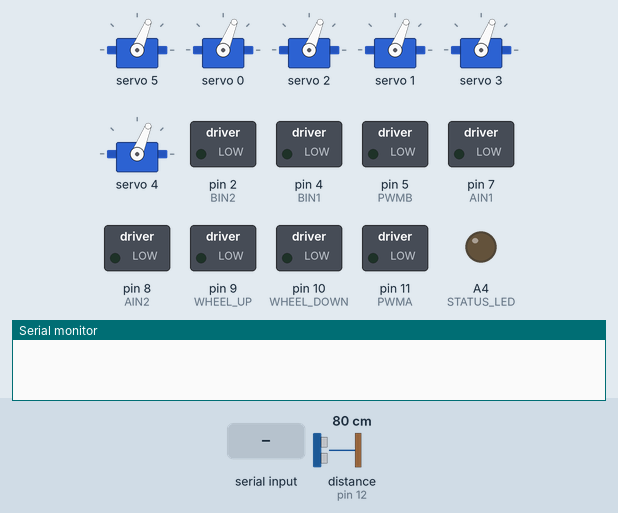
This sketch was run on a simulated Arduino Uno, built with avr-gcc and run on an emulated ATmega328P. Shown: 6 × servo, switched loads named in the sketch (green lamp = pin HIGH), output pins drawn as LEDs (lit = HIGH), the last lines printed to the serial monitor. Wiring (inferred from the names in the program): ultrasonic range finder: trigger pin 13; echo pin 12. The test bench sets the inputs (shaded band); at power-on: distance to the obstacle (sensor on pin 12) 80 cm. The echo pulse lasts 58.3 µs per cm; the audio player accepts every command and is not drawn; pins used as bus, display or sensor lines are not drawn.

Above: at 3.2 s.
3.3 s: "MOVE_FWD\n" received over the second serial link
At 5.9 s:
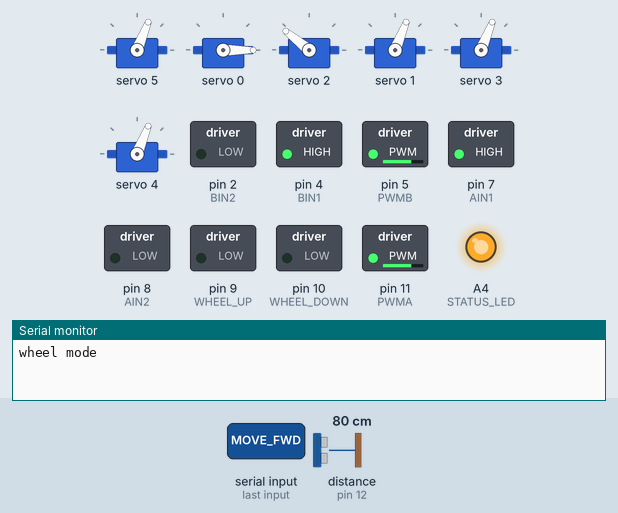
6.3 s: distance to the obstacle (sensor on pin 12) set to 33 cm
7.8 s: distance to the obstacle (sensor on pin 12) set to 27 cm
At 8.27 s:
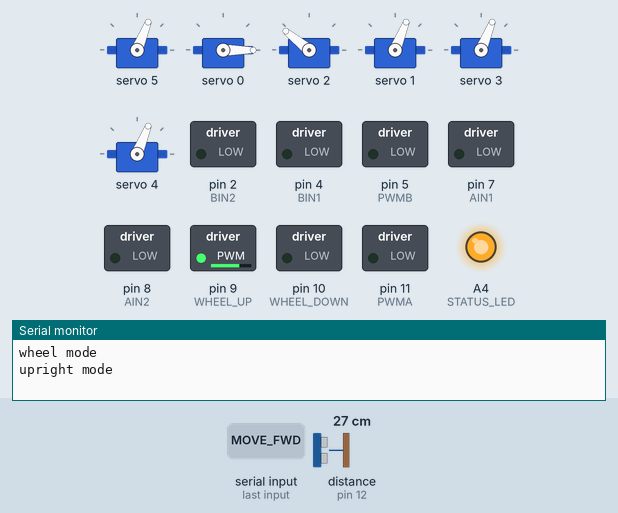
10.8 s: "MOVE_BWD\n" received over the second serial link
At 11.91 s:
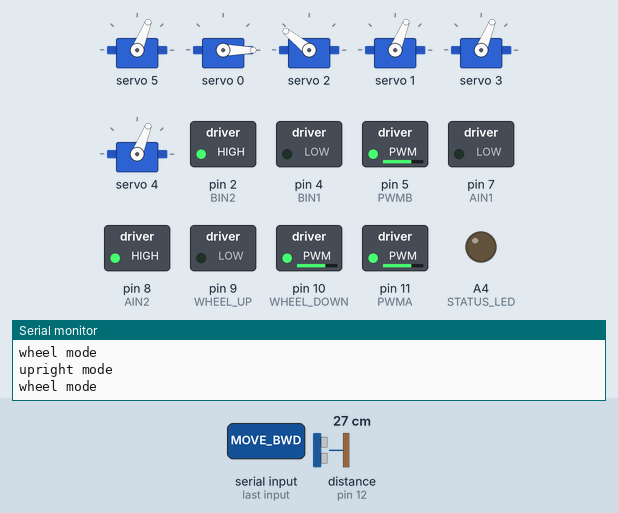
13.8 s: "TURN_LEFT\n" received over the second serial link
At 14.91 s:
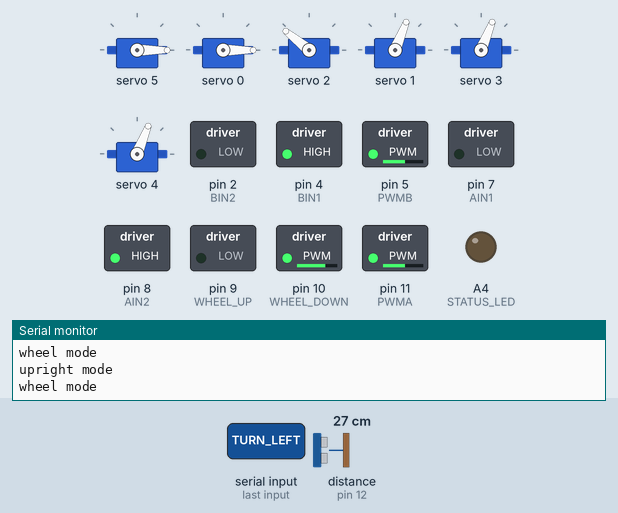
16.8 s: "TURN_RIGHT\n" received over the second serial link
At 17.91 s:
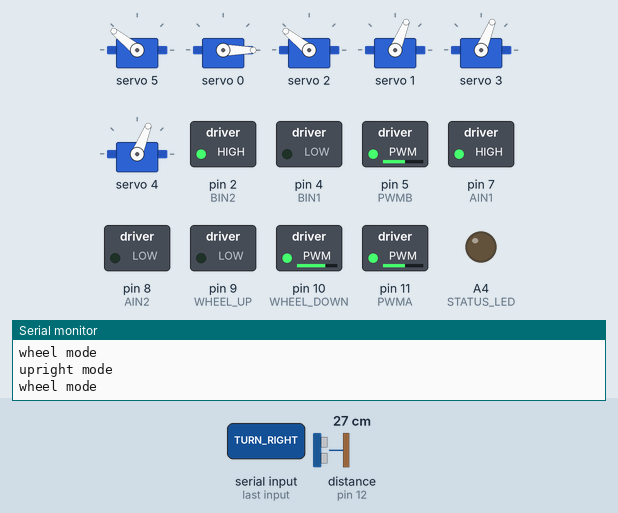
Timing chart, 0 to 20.8 s (numbered marks = the images above; inputs shaded):
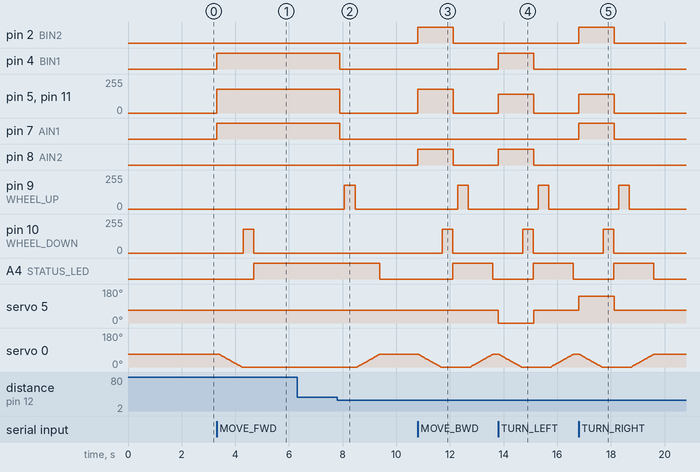

The sketch:

chopper_arduino.ino
```cpp
// chopper C1-10P main code
// yahboom roboduino + arduino UNO
// esp32 sends commands over serial, this board runs everything else

#include <Wire.h>
#include <SoftwareSerial.h>
#include <Adafruit_PWMServoDriver.h>
#include <DFRobotDFPlayerMini.h>

Adafruit_PWMServoDriver pwm = Adafruit_PWMServoDriver(0x40);

SoftwareSerial espSerial(A0, A3);
SoftwareSerial dfSerial(A2, 6);  // 1k resistor on pin 6 -> dfplayer RX
DFRobotDFPlayerMini dfPlayer;

// servos go through PCA9685 (not Servo.h) - see chopper_yahboom_ports.txt
#define S1_LEFT_LEG    0
#define S2_LEFT_FOOT   1
#define S3_RIGHT_LEG   2   // mirrored on right side
#define S4_RIGHT_FOOT  3
#define SERVO_C_HEAD   4   // head pan
#define SERVO_D_STEER  5   // center wheel steering

// M3 leg lift - ch 10/11 confirmed from bench test
#define M3_UP    10
#define M3_DOWN  11

// track motors (built into roboduino)
#define AIN1  7
#define AIN2  8
#define PWMA  11
#define BIN1  4
#define BIN2  2
#define PWMB  5

// center wheel up/down (L9110S)
#define WHEEL_UP    9
#define WHEEL_DOWN  10

#define TRIG  13
#define ECHO  12
#define STATUS_LED  A4

// angles - adjust once its built
#define LEG_UPRIGHT   90
#define LEG_FOLDED     0
#define FOOT_LEVEL    90
#define HEAD_CENTER   90
#define HEAD_MIN      45
#define HEAD_MAX     135
#define HEAD_STEP      3
#define STEER_CENTER  90
#define STEER_LEFT     0
#define STEER_RIGHT  180

#define DRIVE_SPEED   180
#define TURN_SPEED    140
#define SLOW_SPEED    100
#define WHEEL_THRESH   80
#define STOP_THRESH    60

#define STOP_WAIT     3000
#define LEG_SWEEP      700
#define WHEEL_MOVE     400
#define SONAR_CHECK    100
#define OBSTACLE_CM     30
#define SOUND_WAIT    3000

enum Mode { UPRIGHT, WHEEL };
Mode mode = UPRIGHT;
int speed = 0;
int headAngle = 90;

unsigned long stoppedAt = 0;
unsigned long lastSonar = 0;
unsigned long lastSound[7] = {0};
bool audioOk = false;


// yahboom servo formula from their example code
void setServo(int ch, int deg) {
  deg = constrain(deg, 0, 180);
  long us = (deg * 1800 / 180) + 600;
  pwm.setPWM(ch, 0, us * 4096 / 20000);
}

void setLegs(int angle) {
  setServo(S1_LEFT_LEG, angle);
  setServo(S3_RIGHT_LEG, 180 - angle);  // right leg mounted backwards
}

void setFeetLevel() {
  setServo(S2_LEFT_FOOT, FOOT_LEVEL);
  setServo(S4_RIGHT_FOOT, 180 - FOOT_LEVEL);
}

void setHead(int angle) {
  headAngle = constrain(angle, HEAD_MIN, HEAD_MAX);
  setServo(SERVO_C_HEAD, headAngle);
}

void setSteer(int angle) {
  setServo(SERVO_D_STEER, constrain(angle, 0, 180));
}

// move legs slowly from one angle to another
void sweepLegs(int from, int to, int ms) {
  int steps = abs(to - from);
  if (steps == 0) return;
  int wait = ms / steps;
  int dir = (to > from) ? 1 : -1;
  for (int a = from; a != to; a += dir) {
    setLegs(a);
    setFeetLevel();
    delay(wait);
  }
  setLegs(to);
  setFeetLevel();
}


void wheelRetract() {
  analogWrite(WHEEL_UP, 180);
  digitalWrite(WHEEL_DOWN, LOW);
  delay(WHEEL_MOVE);
  digitalWrite(WHEEL_UP, LOW);
  digitalWrite(WHEEL_DOWN, LOW);
}

void wheelDeploy() {
  digitalWrite(WHEEL_UP, LOW);
  analogWrite(WHEEL_DOWN, 180);
  delay(WHEEL_MOVE);
  digitalWrite(WHEEL_UP, LOW);
  digitalWrite(WHEEL_DOWN, LOW);
}


void leftTrack(int s) {
  if (s > 0) {
    digitalWrite(AIN1, HIGH); digitalWrite(AIN2, LOW);
    analogWrite(PWMA, s);
  } else if (s < 0) {
    digitalWrite(AIN1, LOW); digitalWrite(AIN2, HIGH);
    analogWrite(PWMA, -s);
  } else {
    digitalWrite(AIN1, LOW); digitalWrite(AIN2, LOW);
    analogWrite(PWMA, 0);
  }
}

void rightTrack(int s) {
  if (s > 0) {
    digitalWrite(BIN1, HIGH); digitalWrite(BIN2, LOW);
    analogWrite(PWMB, s);
  } else if (s < 0) {
    digitalWrite(BIN1, LOW); digitalWrite(BIN2, HIGH);
    analogWrite(PWMB, -s);
  } else {
    digitalWrite(BIN1, LOW); digitalWrite(BIN2, LOW);
    analogWrite(PWMB, 0);
  }
}

void goForward(int s) {
  speed = s;
  setSteer(STEER_CENTER);
  leftTrack(s);
  rightTrack(s);
}

void goBack(int s) {
  speed = s;
  setSteer(STEER_CENTER);
  leftTrack(-s);
  rightTrack(-s);
}

void stopDrive() {
  speed = 0;
  setSteer(STEER_CENTER);
  leftTrack(0);
  rightTrack(0);
}

void turnLeft(int s) {
  speed = s;
  setSteer(STEER_LEFT);
  leftTrack(-s);
  rightTrack(s);
}

void turnRight(int s) {
  speed = s;
  setSteer(STEER_RIGHT);
  leftTrack(s);
  rightTrack(-s);
}


void setLed(bool on) {
  digitalWrite(STATUS_LED, on ? HIGH : LOW);
}


void playSound(int track) {
  if (!audioOk || track < 1 || track > 6) return;
  if (millis() - lastSound[track] < SOUND_WAIT) return;
  lastSound[track] = millis();
  dfSerial.listen();
  dfPlayer.play(track);
  delay(50);
  espSerial.listen();  // switch back so we dont miss esp commands
}


long readSonar() {
  digitalWrite(TRIG, LOW);
  delayMicroseconds(2);
  digitalWrite(TRIG, HIGH);
  delayMicroseconds(10);
  digitalWrite(TRIG, LOW);
  long t = pulseIn(ECHO, HIGH, 30000);
  if (t == 0) return 999;
  return t / 58;
}


void goWheelMode() {
  Serial.println("wheel mode");
  playSound(6);
  sweepLegs(LEG_UPRIGHT, LEG_FOLDED, LEG_SWEEP);
  wheelDeploy();
  mode = WHEEL;
  stoppedAt = millis();
  setLed(true);
}

void goUprightMode() {
  Serial.println("upright mode");
  playSound(6);
  stopDrive();
  wheelRetract();
  sweepLegs(LEG_FOLDED, LEG_UPRIGHT, LEG_SWEEP);
  mode = UPRIGHT;
  stoppedAt = millis();
  setLed(false);
}


void handleCommand(String cmd) {
  cmd.trim();
  if (cmd.length() == 0) return;

  if (cmd == "MOVE_FWD")        goForward(DRIVE_SPEED);
  else if (cmd == "MOVE_BWD")   goBack(DRIVE_SPEED);
  else if (cmd == "MOVE_STOP")  stopDrive();
  else if (cmd == "TURN_LEFT")  turnLeft(TURN_SPEED);
  else if (cmd == "TURN_RIGHT") turnRight(TURN_SPEED);
  else if (cmd == "MOVE_SLOW")  goForward(SLOW_SPEED);

  else if (cmd == "FACE_LEFT")   setHead(headAngle - HEAD_STEP);
  else if (cmd == "FACE_RIGHT")  setHead(headAngle + HEAD_STEP);
  else if (cmd == "FACE_CENTER") setHead(HEAD_CENTER);
  else if (cmd == "FACE_FOUND")  playSound(3);
  else if (cmd == "FACE_LOST")   setHead(HEAD_CENTER);

  else if (cmd.startsWith("PLAY_")) {
    playSound(cmd.substring(5).toInt());
  }
}


void setup() {
  Serial.begin(9600);

  pinMode(AIN1, OUTPUT); pinMode(AIN2, OUTPUT); pinMode(PWMA, OUTPUT);
  pinMode(BIN1, OUTPUT); pinMode(BIN2, OUTPUT); pinMode(PWMB, OUTPUT);
  stopDrive();

  pinMode(WHEEL_UP, OUTPUT);
  pinMode(WHEEL_DOWN, OUTPUT);
  digitalWrite(WHEEL_UP, LOW);
  digitalWrite(WHEEL_DOWN, LOW);

  pinMode(STATUS_LED, OUTPUT);
  setLed(false);

  pinMode(TRIG, OUTPUT);
  pinMode(ECHO, INPUT);

  pwm.begin();
  pwm.setPWMFreq(60);
  for (int i = 0; i < 16; i++) pwm.setPWM(i, 0, 0);

  setLegs(LEG_UPRIGHT);
  setFeetLevel();
  setHead(HEAD_CENTER);
  setSteer(STEER_CENTER);

  // dfplayer needs a sec to boot
  dfSerial.begin(9600);
  dfSerial.listen();
  delay(1500);
  if (dfPlayer.begin(dfSerial)) {
    audioOk = true;
    dfPlayer.volume(22);
    playSound(1);
  }

  espSerial.begin(9600);
  espSerial.listen();

  mode = UPRIGHT;
  speed = 0;
  stoppedAt = millis();
}


void loop() {
  espSerial.listen();
  if (espSerial.available()) {
    handleCommand(espSerial.readStringUntil('\n'));
  }

  // sonar check
  if (millis() - lastSonar >= SONAR_CHECK) {
    lastSonar = millis();
    if (readSonar() < OBSTACLE_CM) {
      stopDrive();
      playSound(5);
      espSerial.println("OBSTACLE");
      if (mode == WHEEL) goUprightMode();
    }
  }

  // switch modes based on speed
  if (mode == UPRIGHT && speed > WHEEL_THRESH) {
    goWheelMode();
  }

  if (mode == WHEEL) {
    if (speed > STOP_THRESH) {
      stoppedAt = millis();
    } else if (millis() - stoppedAt >= STOP_WAIT) {
      goUprightMode();
    }
  }
}
```

Measured:
- the behaviour switches between 31 and 30 cm on distance to the obstacle (sensor on pin 12) (found by bisection; images 1 and 2)
- after the input at 3.3 s, pin 4 (BIN1), pin 7 (AIN1): LOW → HIGH at once; pin 5 (PWMB), pin 11 (PWMA): 0/255 → 180/255 at once; pin 10 (WHEEL_DOWN): 0/255 → 180/255 after 0.99 s, → 0/255 0.40 s later; A4 (STATUS_LED): LOW → HIGH after 1.4 s; servo 0: moves from 68° to 0° over 0.83 s, starting after 0.11 s
- after the input at 6.3 s, every drawn part: stays the same
- after the input at 7.8 s, pin 4 (BIN1), pin 7 (AIN1): HIGH → LOW after 0.10 s; pin 5 (PWMB), pin 11 (PWMA): 180/255 → 0/255 after 0.10 s; pin 9 (WHEEL_UP): 0/255 → 180/255 after 0.27 s, → 0/255 0.40 s later; A4 (STATUS_LED): HIGH → LOW after 1.6 s; servo 0: moves from 0° to 68° over 0.82 s, starting after 0.75 s
- after the input at 10.8 s, pin 2 (BIN2): LOW → HIGH at once, → LOW 1.3 s later; pin 5 (PWMB): 0/255 → 180/255 at once, → 0/255 1.3 s later
- after the input at 13.8 s, pin 4 (BIN1): LOW → HIGH at once, → LOW 1.3 s later; pin 5 (PWMB): 0/255 → 140/255 at once, → 0/255 1.3 s later
- after the input at 16.8 s, pin 2 (BIN2): LOW → HIGH at once, → LOW 1.3 s later; pin 5 (PWMB): 0/255 → 140/255 at once, → 0/255 1.3 s later
